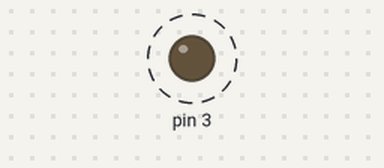
This sketch was run on a simulated Arduino Uno, built with avr-gcc and run on an emulated ATmega328P. Shown: output pins drawn as LEDs (lit = HIGH). Dashed ring = blinking.

Above: at 0.05 s.
Timing chart, 0 to 3.0 s (numbered marks = the images above):
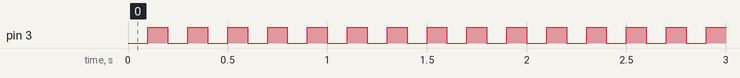

The sketch:

stm32_l432kc_led_blink.ino
```cpp
////////////////////////////////////////////////////////////////////////////
// Demo STM32 Core Support for Arduino:
// - LED Blink
// - Tested with Nucleo L432KC Board
// Author: Rawat S.
// Date: 2017-12-29
////////////////////////////////////////////////////////////////////////////

#define LED_PIN   PB3  // PB_3 or D13 pin
#define DELAY_MS  100

int state = 0; // used for output (LED)

void setup() {
  pinMode( LED_PIN, OUTPUT ); // configure LED_PIN as output
}

void loop() {
  digitalWrite( LED_PIN, state ); // update the output
  state ^= 1;          // toggle the state
  delay( DELAY_MS );   // delay approx. for 100 msec
}
////////////////////////////////////////////////////////////////////////////
```

Measured:
- by itself, pin 3: alternates HIGH for 0.10 s and LOW for 0.10 s
